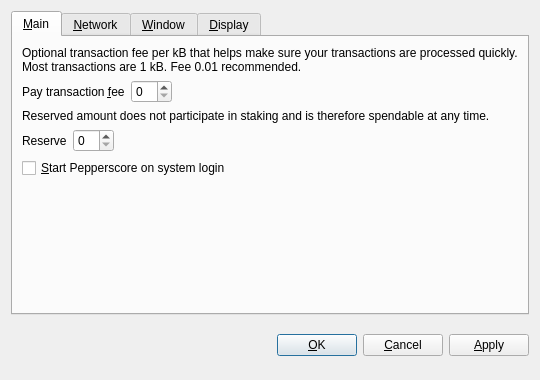
<?xml version="1.0" encoding="UTF-8"?>
<ui version="4.0">
 <class>OptionsDialog</class>
 <widget class="QDialog" name="OptionsDialog">
  <property name="geometry">
   <rect>
    <x>0</x>
    <y>0</y>
    <width>540</width>
    <height>380</height>
   </rect>
  </property>
  <property name="windowTitle">
   <string>Options</string>
  </property>
  <property name="modal">
   <bool>true</bool>
  </property>
  <layout class="QVBoxLayout" name="verticalLayout">
   <item>
    <widget class="QTabWidget" name="tabWidget">
     <property name="tabPosition">
      <enum>QTabWidget::North</enum>
     </property>
     <property name="currentIndex">
      <number>0</number>
     </property>
     <widget class="QWidget" name="tabMain">
      <attribute name="title">
       <string>&amp;Main</string>
      </attribute>
      <layout class="QVBoxLayout" name="verticalLayout_Main">
       <item>
        <widget class="QLabel" name="transactionFeeInfoLabel">
         <property name="text">
          <string>Optional transaction fee per kB that helps make sure your transactions are processed quickly. Most transactions are 1 kB. Fee 0.01 recommended.</string>
         </property>
         <property name="textFormat">
          <enum>Qt::PlainText</enum>
         </property>
         <property name="wordWrap">
          <bool>true</bool>
         </property>
        </widget>
       </item>
       <item>
        <layout class="QHBoxLayout" name="horizontalLayoutFee">
         <item>
          <widget class="QLabel" name="transactionFeeLabel">
           <property name="text">
            <string>Pay transaction &amp;fee</string>
           </property>
           <property name="textFormat">
            <enum>Qt::PlainText</enum>
           </property>
           <property name="buddy">
            <cstring>transactionFee</cstring>
           </property>
          </widget>
         </item>
         <item>
          <widget class="PepperscoreAmountField" name="transactionFee"/>
         </item>
         <item>
          <spacer name="horizontalSpacerFee">
           <property name="orientation">
            <enum>Qt::Horizontal</enum>
           </property>
           <property name="sizeHint" stdset="0">
            <size>
             <width>40</width>
             <height>20</height>
            </size>
           </property>
          </spacer>
         </item>
        </layout>
       </item>
       <item>
        <widget class="QLabel" name="reserveBalanceInfoLabel">
         <property name="text">
          <string>Reserved amount does not participate in staking and is therefore spendable at any time.</string>
         </property>
         <property name="textFormat">
          <enum>Qt::PlainText</enum>
         </property>
         <property name="wordWrap">
          <bool>true</bool>
         </property>
        </widget>
       </item>
       <item>
        <layout class="QHBoxLayout" name="horizontalLayoutReserveBalance">
         <item>
          <widget class="QLabel" name="reserveBalanceLabel">
           <property name="text">
            <string>Reserve</string>
           </property>
           <property name="textFormat">
            <enum>Qt::PlainText</enum>
           </property>
           <property name="buddy">
            <cstring>reserveBalance</cstring>
           </property>
          </widget>
         </item>
         <item>
          <widget class="PepperscoreAmountField" name="reserveBalance"/>
         </item>
         <item>
          <spacer name="horizontalSpacerReserveBalance">
           <property name="orientation">
            <enum>Qt::Horizontal</enum>
           </property>
           <property name="sizeHint" stdset="0">
            <size>
             <width>40</width>
             <height>20</height>
            </size>
           </property>
          </spacer>
         </item>
        </layout>
       </item>
       <item>
        <widget class="QCheckBox" name="pepperscoreAtStartup">
         <property name="toolTip">
          <string>Automatically start Pepperscore after logging in to the system.</string>
         </property>
         <property name="text">
          <string>&amp;Start Pepperscore on system login</string>
         </property>
        </widget>
       </item>
       <item>
        <spacer name="verticalSpacer_Main">
         <property name="orientation">
          <enum>Qt::Vertical</enum>
         </property>
         <property name="sizeHint" stdset="0">
          <size>
           <width>20</width>
           <height>40</height>
          </size>
         </property>
        </spacer>
       </item>
      </layout>
     </widget>
     <widget class="QWidget" name="tabNetwork">
      <attribute name="title">
       <string>&amp;Network</string>
      </attribute>
      <layout class="QVBoxLayout" name="verticalLayout_Network">
       <item>
        <widget class="QCheckBox" name="mapPortUpnp">
         <property name="toolTip">
          <string>Automatically open the Pepperscore client port on the router. This only works when your router supports UPnP and it is enabled.</string>
         </property>
         <property name="text">
          <string>Map port using &amp;UPnP</string>
         </property>
        </widget>
       </item>
       <item>
        <widget class="QCheckBox" name="connectSocks">
         <property name="toolTip">
          <string>Connect to the Pepperscore network through a SOCKS5 proxy (e.g. when connecting through Tor).</string>
         </property>
         <property name="text">
          <string>&amp;Connect through SOCKS5 proxy:</string>
         </property>
        </widget>
       </item>
       <item>
        <layout class="QHBoxLayout" name="horizontalLayout_Network">
         <item>
          <widget class="QLabel" name="proxyIpLabel">
           <property name="text">
            <string>Proxy &amp;IP:</string>
           </property>
           <property name="textFormat">
            <enum>Qt::PlainText</enum>
           </property>
           <property name="buddy">
            <cstring>proxyIp</cstring>
           </property>
          </widget>
         </item>
         <item>
          <widget class="QValidatedLineEdit" name="proxyIp">
           <property name="maximumSize">
            <size>
             <width>140</width>
             <height>16777215</height>
            </size>
           </property>
           <property name="toolTip">
            <string>IP address of the proxy (e.g. 127.0.0.1)</string>
           </property>
          </widget>
         </item>
         <item>
          <widget class="QLabel" name="proxyPortLabel">
           <property name="text">
            <string>&amp;Port:</string>
           </property>
           <property name="textFormat">
            <enum>Qt::PlainText</enum>
           </property>
           <property name="buddy">
            <cstring>proxyPort</cstring>
           </property>
          </widget>
         </item>
         <item>
          <widget class="QLineEdit" name="proxyPort">
           <property name="maximumSize">
            <size>
             <width>55</width>
             <height>16777215</height>
            </size>
           </property>
           <property name="toolTip">
            <string>Port of the proxy (e.g. 9050)</string>
           </property>
          </widget>
         </item>
         <item>
          <spacer name="horizontalSpacer_Network">
           <property name="orientation">
            <enum>Qt::Horizontal</enum>
           </property>
           <property name="sizeHint" stdset="0">
            <size>
             <width>40</width>
             <height>20</height>
            </size>
           </property>
          </spacer>
         </item>
        </layout>
       </item>
       <item>
        <spacer name="verticalSpacer_Network">
         <property name="orientation">
          <enum>Qt::Vertical</enum>
         </property>
         <property name="sizeHint" stdset="0">
          <size>
           <width>20</width>
           <height>40</height>
          </size>
         </property>
        </spacer>
       </item>
      </layout>
     </widget>
     <widget class="QWidget" name="tabWindow">
      <attribute name="title">
       <string>&amp;Window</string>
      </attribute>
      <layout class="QVBoxLayout" name="verticalLayout_Window">
       <item>
        <widget class="QCheckBox" name="minimizeToTray">
         <property name="toolTip">
          <string>Show only a tray icon after minimizing the window.</string>
         </property>
         <property name="text">
          <string>&amp;Minimize to the tray instead of the taskbar</string>
         </property>
        </widget>
       </item>
       <item>
        <widget class="QCheckBox" name="minimizeOnClose">
         <property name="toolTip">
          <string>Minimize instead of exit the application when the window is closed. When this option is enabled, the application will be closed only after selecting Quit in the menu.</string>
         </property>
         <property name="text">
          <string>M&amp;inimize on close</string>
         </property>
        </widget>
       </item>
       <item>
        <spacer name="verticalSpacer_Window">
         <property name="orientation">
          <enum>Qt::Vertical</enum>
         </property>
         <property name="sizeHint" stdset="0">
          <size>
           <width>20</width>
           <height>40</height>
          </size>
         </property>
        </spacer>
       </item>
      </layout>
     </widget>
     <widget class="QWidget" name="tabDisplay">
      <attribute name="title">
       <string>&amp;Display</string>
      </attribute>
      <layout class="QVBoxLayout" name="verticalLayout_Display">
       <item>
        <layout class="QHBoxLayout" name="horizontalLayout_1_Display">
         <item>
          <widget class="QLabel" name="langLabel">
           <property name="text">
            <string>User Interface &amp;language:</string>
           </property>
           <property name="textFormat">
            <enum>Qt::PlainText</enum>
           </property>
           <property name="buddy">
            <cstring>lang</cstring>
           </property>
          </widget>
         </item>
         <item>
          <widget class="QValueComboBox" name="lang">
           <property name="toolTip">
            <string>The user interface language can be set here. This setting will take effect after restarting Pepperscore.</string>
           </property>
          </widget>
         </item>
        </layout>
       </item>
       <item>
        <layout class="QHBoxLayout" name="horizontalLayout_2_Display">
         <item>
          <widget class="QLabel" name="unitLabel">
           <property name="text">
            <string>&amp;Unit to show amounts in:</string>
           </property>
           <property name="textFormat">
            <enum>Qt::PlainText</enum>
           </property>
           <property name="buddy">
            <cstring>unit</cstring>
           </property>
          </widget>
         </item>
         <item>
          <widget class="QValueComboBox" name="unit">
           <property name="toolTip">
            <string>Choose the default subdivision unit to show in the interface and when sending coins.</string>
           </property>
          </widget>
         </item>
        </layout>
       </item>
       <item>
        <widget class="QCheckBox" name="coinControlFeatures">
         <property name="toolTip">
          <string>Whether to show coin control features or not.</string>
         </property>
         <property name="text">
          <string>Display coin &amp;control features (experts only!)</string>
         </property>
        </widget>
       </item>
       <item>
        <widget class="QCheckBox" name="useBlackTheme">
         <property name="text">
          <string>Use black visual theme (requires restart)</string>
         </property>
        </widget>
       </item>
       <item>
        <spacer name="verticalSpacer_Display">
         <property name="orientation">
          <enum>Qt::Vertical</enum>
         </property>
         <property name="sizeHint" stdset="0">
          <size>
           <width>20</width>
           <height>40</height>
          </size>
         </property>
        </spacer>
       </item>
      </layout>
     </widget>
    </widget>
   </item>
   <item>
    <layout class="QHBoxLayout" name="horizontalLayout_Buttons">
     <item>
      <spacer name="horizontalSpacer_1">
       <property name="orientation">
        <enum>Qt::Horizontal</enum>
       </property>
       <property name="sizeHint" stdset="0">
        <size>
         <width>40</width>
         <height>48</height>
        </size>
       </property>
      </spacer>
     </item>
     <item>
      <widget class="QLabel" name="statusLabel">
       <property name="font">
        <font>
         <weight>75</weight>
         <bold>true</bold>
        </font>
       </property>
       <property name="text">
        <string/>
       </property>
       <property name="textFormat">
        <enum>Qt::PlainText</enum>
       </property>
       <property name="wordWrap">
        <bool>true</bool>
       </property>
      </widget>
     </item>
     <item>
      <spacer name="horizontalSpacer_2">
       <property name="orientation">
        <enum>Qt::Horizontal</enum>
       </property>
       <property name="sizeHint" stdset="0">
        <size>
         <width>40</width>
         <height>48</height>
        </size>
       </property>
      </spacer>
     </item>
     <item>
      <widget class="QPushButton" name="okButton">
       <property name="text">
        <string>&amp;OK</string>
       </property>
      </widget>
     </item>
     <item>
      <widget class="QPushButton" name="cancelButton">
       <property name="text">
        <string>&amp;Cancel</string>
       </property>
       <property name="autoDefault">
        <bool>false</bool>
       </property>
      </widget>
     </item>
     <item>
      <widget class="QPushButton" name="applyButton">
       <property name="text">
        <string>&amp;Apply</string>
       </property>
       <property name="autoDefault">
        <bool>false</bool>
       </property>
      </widget>
     </item>
    </layout>
   </item>
  </layout>
 </widget>
 <customwidgets>
  <customwidget>
   <class>PepperscoreAmountField</class>
   <extends>QSpinBox</extends>
   <header>pepperscoreamountfield.h</header>
  </customwidget>
  <customwidget>
   <class>QValueComboBox</class>
   <extends>QComboBox</extends>
   <header>qvaluecombobox.h</header>
  </customwidget>
  <customwidget>
   <class>QValidatedLineEdit</class>
   <extends>QLineEdit</extends>
   <header>qvalidatedlineedit.h</header>
  </customwidget>
 </customwidgets>
 <resources/>
 <connections/>
</ui>
